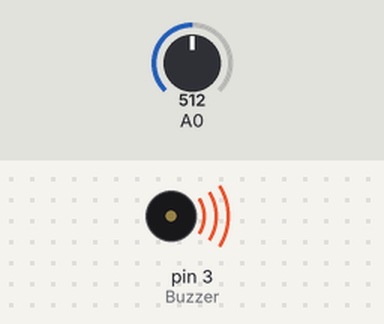
Bench run of a sketch on a simulated Arduino Uno, built with avr-gcc and run on an emulated ATmega328P. Shown: buzzer (waves = sounding). Inputs (shaded band) come from the test bench; at power-on: A0 = 512. What the sketch prints to the serial monitor is not drawn.

Above: at 1.2 s.
1.3 s: A0 set to 214
At 2.1 s:
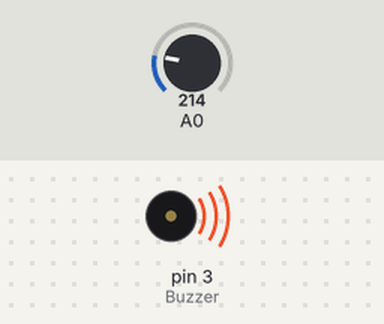
3.3 s: A0 set to 188
At 4.4 s:
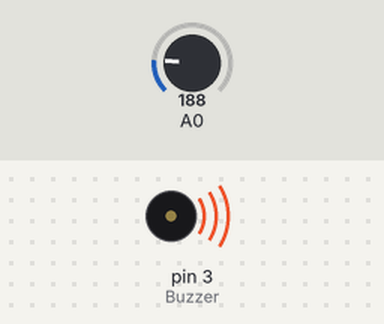
Timing chart, 0 to 6.3 s (numbered marks = the images above; inputs shaded):
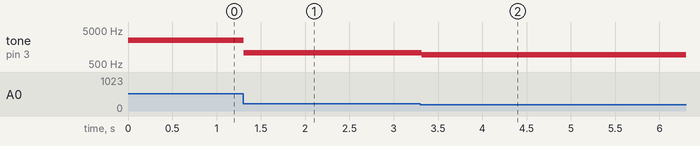

The sketch:

Theremin__ptic_amb_una_LDR.ino
```cpp
const int Buzzer=3;
int valorLDR=0;
int freqBuzzer=0;

void setup()
{
  pinMode(Buzzer,OUTPUT);
  Serial.begin(9600);

}
void loop ()
{
  valorLDR=analogRead(A0);
  freqBuzzer=map(valorLDR,0,1023,20,5000);

  tone(Buzzer, freqBuzzer);

  Serial.print("LDR(0-1023)=");
  Serial.print(valorLDR);
  Serial.print("\t To del so del buzzer=");
  Serial.print(freqBuzzer);

  delay(20);
}
```

Measured:
- after the input at 1.3 s, tone on pin 3 (Buzzer): 2512 Hz → 1061 Hz at once
- after the input at 3.3 s, tone on pin 3 (Buzzer): 1061 Hz → 935 Hz at once
